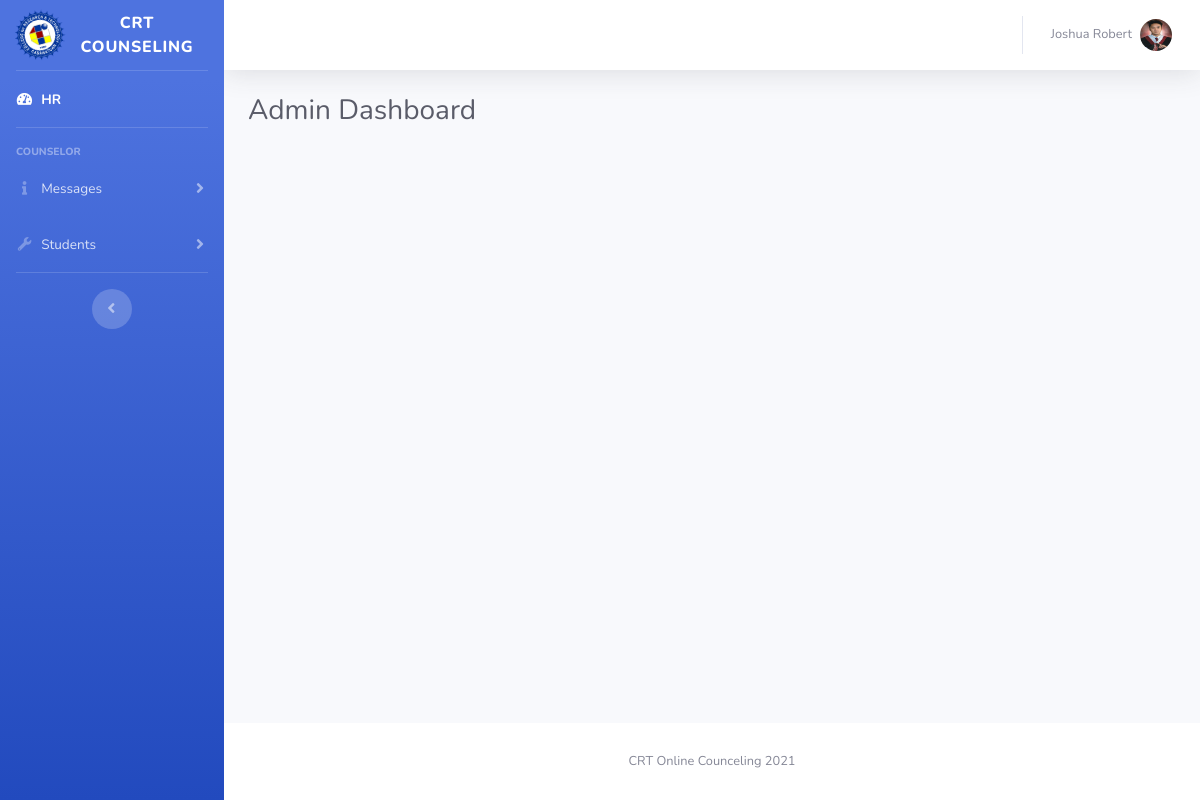
/admin/dashboard.php (signed in), run on the app's committed database.
### tables this page shows
CREATE TABLE `users` (
  `user_id` int(11) NOT NULL,
  `unique_id` int(255) NOT NULL,
  `fname` varchar(255) NOT NULL,
  `lname` varchar(255) NOT NULL,
  `course` varchar(10) NOT NULL,
  `email` varchar(255) NOT NULL,
  `password` varchar(255) NOT NULL,
  `img` varchar(255) NOT NULL,
  `status` varchar(255) NOT NULL
);

### admin/dashboard.php (the view, shortened to what this page needs)
<?php
  include_once "php/config.php";
?>
<!DOCTYPE html>
<html lang="en">
<head>
  <link href="vendor/fontawesome-free/css/all.min.css" rel="stylesheet" type="text/css">
  <link href="css/sb-admin-2.min.css" rel="stylesheet">
</head>
<body id="page-top">
  <div id="wrapper">
    <ul class="navbar-nav bg-gradient-primary sidebar sidebar-dark accordion" id="accordionSidebar">
      <a class="sidebar-brand d-flex align-items-center justify-content-center" href="dashboard.php">
        <div class="sidebar-brand-icon rotate-n-15">
          <img src="../img/crtlogo.png" style="max-width: 50px;">
        </div>
        <div class="sidebar-brand-text mx-3">CRT Counseling</div>
      </a>
      <hr class="sidebar-divider my-0">
      <li class="nav-item active">
        <a class="nav-link" href="index.php">
          <i class="fas fa-fw fa-tachometer-alt"></i>
          <span>HR</span></a>
      </li>
      <hr class="sidebar-divider">
      <div class="sidebar-heading">
        Counselor
      </div>
      <li class="nav-item">
        <a class="nav-link collapsed" href="#" data-toggle="collapse" data-target="#collapseTwo" aria-expanded="true" aria-controls="collapseTwo">
          <i class="fas fa-fw fa-info"></i>
          <span>Messages</span>
        </a>
      </li>
      <li class="nav-item">
        <a class="nav-link collapsed" href="#" data-toggle="collapse" data-target="#collapseUtilities" aria-expanded="true" aria-controls="collapseUtilities">
          <i class="fas fa-fw fa-wrench"></i>
          <span>Students</span>
        </a>
      </li>
      <hr class="sidebar-divider d-none d-md-block">
      <div class="text-center d-none d-md-inline">
        <button class="rounded-circle border-0" id="sidebarToggle"></button>
      </div>
    </ul>
    <div id="content-wrapper" class="d-flex flex-column">
      <div id="content">
        <nav class="navbar navbar-expand navbar-light bg-white topbar mb-4 static-top shadow">
          <ul class="navbar-nav ml-auto">
            <?php
            $sql = mysqli_query($conn, "SELECT * FROM users WHERE unique_id = {$_SESSION['unique_id']}");
            if(mysqli_num_rows($sql) > 0){
              $row = mysqli_fetch_assoc($sql);
            }
          ?>
            <li class="nav-item dropdown no-arrow">
              <a class="nav-link dropdown-toggle" href="#" id="userDropdown" role="button" data-toggle="dropdown" aria-haspopup="true" aria-expanded="false">
                <span class="mr-2 d-none d-lg-inline text-gray-600 small"><?php echo $row['fname']; ?></span>
                <img class="img-profile rounded-circle" src="../php/images/<?php echo $row['img']; ?>" alt="" style="max-width: 50px;">
              </a>
            </li>
          </ul>
        </nav>
        <div class="container-fluid">
          <div class="d-sm-flex align-items-center justify-content-between mb-4">
            <h1 class="h3 mb-0 text-gray-800">Admin Dashboard</h1>
          </div>
      </div>
    </div>
      <footer class="sticky-footer bg-white">
        <div class="container my-auto">
          <div class="copyright text-center my-auto">
            <span>CRT Online Counceling 2021</span>
          </div>
        </div>
      </footer>
    </div>
  </div>
</body>
</html>

### data on the page
users: fname "Joshua Robert", img (picture)
